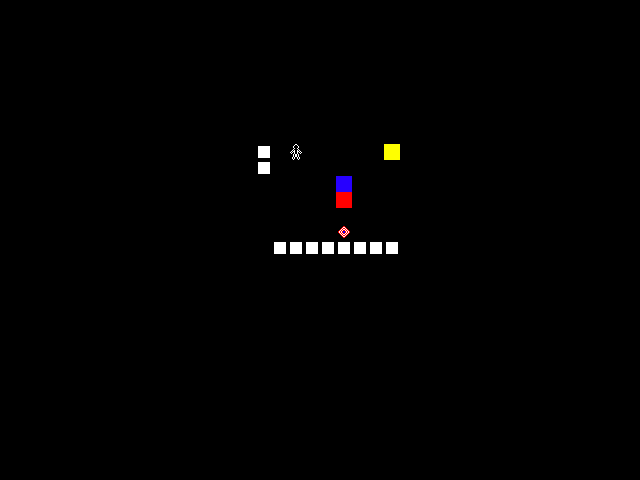

Below is a game level as drawn by its tile map, then a one-line description and the .tmx that defines it (tile-layer data replaced by summaries):
An orthogonal 40x30 tile map with 16x16 px tiles, 3 tile layers (tiles, pieces, actors) and 1 object.

<map version="1.10" tiledversion="1.11.0" orientation="orthogonal" renderorder="right-down" width="40" height="30" tilewidth="16" tileheight="16" infinite="0" nextlayerid="6" nextobjectid="7">
 <tileset firstgid="1" name="tiles" tilewidth="16" tileheight="16" tilecount="81" columns="9">
  <image source="tiles.png" width="144" height="144" />
 </tileset>
 <layer id="1" name="tiles" width="40" height="30">
  <data>[1200 cells, 48 non-empty, 4 distinct tile ids]</data>
 </layer>
 <layer id="2" name="pieces" width="40" height="30">
  <data>[1200 cells, 2 non-empty, 2 distinct tile ids]</data>
 </layer>
 <layer id="3" name="actors" width="40" height="30">
  <data>[1200 cells, 1 non-empty, 1 distinct tile ids]</data>
 </layer>
 <objectgroup id="5" name="connectors">
  <object id="6" x="391.409" y="151.239">
   <polyline points="0,0 -48.7137,50.413" />
  </object>
 </objectgroup>
</map>
